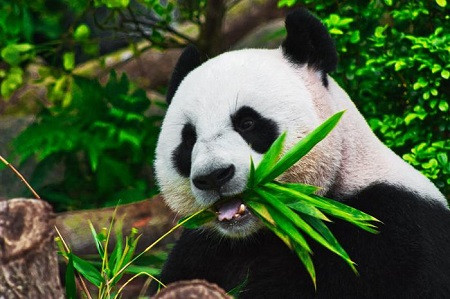
#> input picture samples/python/pictures/panda.jpg, 450 x 299 px; the run also reads 1 picture not shown here
$ python compare_image.py
#> lines starting #> are read from the running program, lines starting #| are printed output that depends on the picture
# import required libraries
import cv2
import numpy as np

# load the input images
img1 = cv2.imread('pictures/panda.jpg')
#> img1 is the input picture: shape (299, 450, 3); mean B, G, R 54.8, 88.9, 68.5
img2 = cv2.imread('pictures/panda1.jpg')

# convert the images to grayscale
img1 = cv2.cvtColor(img1, cv2.COLOR_BGR2GRAY)
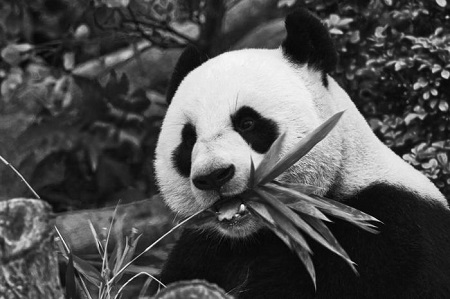
#> img1: shape (299, 450); min 1, max 250, mean 78.9
img2 = cv2.cvtColor(img2, cv2.COLOR_BGR2GRAY)

# define the function to compute MSE between two images
def mse(img1, img2):
   h, w = img1.shape
#> h = 299; w = 450
   diff = cv2.subtract(img1, img2)
#> diff: shape (299, 450); every value is 0
   err = np.sum(diff**2)
#> err = 0
   mse = err/(float(h*w))
#> mse = 0
   return mse, diff

error, diff = mse(img1, img2)
#> error = 0
print("Image matching Error between the two images:",error)
#| Image matching Error between the two images: 0.0

cv2.imshow("difference", diff)
cv2.waitKey(0)
cv2.destroyAllWindows()
